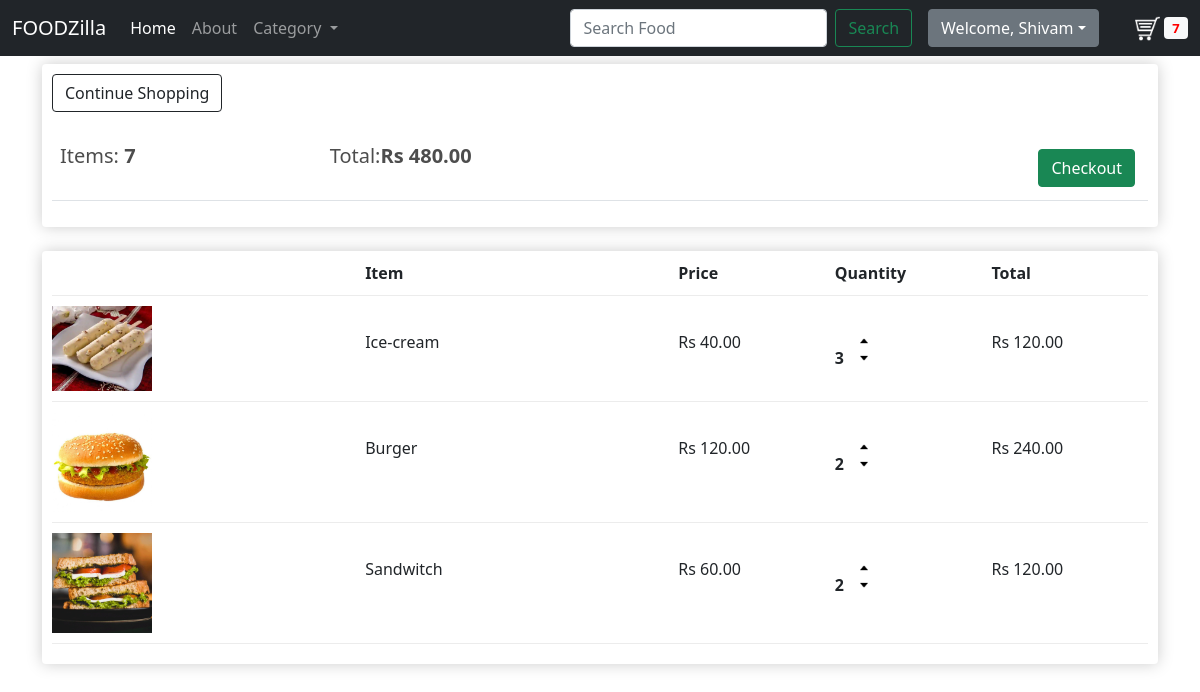
The page /cart/ (signed in) on the database its author committed.
### App/models.py (models this page shows, shortened)
class Order(models.Model):
    customer=models.ForeignKey(Customer,on_delete=models.SET_NULL,blank=True,null=True)
    ordered_date = models.DateTimeField(auto_now_add=True)
    complete = models.BooleanField(default=True,blank=True,null=True)
    transaction_id = models.CharField(max_length=200,null=True)
    @property
    def get_cart_total(self):
        orderitems = self.orderitem_set.all()
        total = sum([item.get_total for item in orderitems])
        return total
    @property
    def get_cart_items(self):
        orderitems = self.orderitem_set.all()
        total = sum([item.quantity for item in orderitems])
        return total

class OrderItem(models.Model):
    product= models.ForeignKey(Product,on_delete=models.SET_NULL,blank=True,null=True)
    order= models.ForeignKey(Order,on_delete=models.SET_NULL,blank=True,null=True)
    quantity = models.IntegerField(default=0,null=True,blank=True)
    date_added = models.DateTimeField(auto_now_add=True)
    @property
    def get_total(self):
        total=self.product.price * self.quantity
        return total

class Product(models.Model):
    name= models.CharField(max_length=100,null=True)
    price = models.FloatField()
    image=models.ImageField(null=True,blank=True)
    @property
    def imageURL(self):
        try:
            url=self.image.url
        except:
            url=''
        return url

### App/views.py (the view)
# urls.py: url(r'^cart/',views.cart,name="cart"),
def cart(request):
    data= cartData(request)
    cartItems = data['cartItems']
    order = data['order']
    items = data['items']
    context = {'items':items, 'order':order, 'cartItems':cartItems}
    return render(request,'html/cart.html',context)

### App/utils.py (called while the page is built)
def cartData(request):
	if request.user.is_authenticated:
		customer = request.user.customer
		order, created = Order.objects.get_or_create(customer=customer, complete=False)
		items = order.orderitem_set.all()
		cartItems = order.get_cart_items
	else:
		cookieData = cookieCart(request)
		cartItems = cookieData['cartItems']
		order = cookieData['order']
		items = cookieData['items']
	return {'cartItems':cartItems ,'order':order, 'items':items}

### App/templates/html/cart.html (shortened to what this page needs)
{% extends 'html/base.html' %}
{% load static %}
{% block body %}
	<div class="row">
		<div class="col-lg-12 mt-2">
			<div class="box-element">
				<a  class="btn btn-outline-dark" href="{% url 'App:home' %}">Continue Shopping</a><br>
				<br>
				<table class="table">
					<tr>
						<th><h5>Items: <strong>{{order.get_cart_items}}</strong></h5></th>
						<th><h5>Total:<strong>Rs {{order.get_cart_total|floatformat:2}}</strong></h5></th>
						<th>
							<a  style="float:right; margin:5px;" class="btn btn-success" href="{% url 'App:checkout' %}">Checkout</a>
						</th>
					</tr>
				</table>
			</div>
			<br>
			<div class="box-element">
				<div class="cart-row">
					<div style="flex:2"></div>
					<div style="flex:2"><strong>Item</strong></div>
					<div style="flex:1"><strong>Price</strong></div>
					<div style="flex:1"><strong>Quantity</strong></div>
					<div style="flex:1"><strong>Total</strong></div>
				</div>
				{% for item in items %}
				<div class="cart-row">
					<div style="flex:2"><img class="row-image" src="{{item.product.imageURL}}"></div>
					<div style="flex:2"><p class="pt-4">{{item.product.name}}</p></div>
					<div style="flex:1"><p class="pt-4">Rs {{item.product.price|floatformat:2}}</p></div>
					<div style="flex:1">
						<p class="quantity pt-4">{{item.quantity}}</p>
						<div class="quantity pt-4">
							<img data-product="{{item.product.id}}" data-action="add" class="chg-quantity update-cart" src="{% static 'images/arrowup.png' %}">
							<img data-product="{{item.product.id}}" data-action="remove" class="chg-quantity update-cart" src="{% static 'images/arrowdown.png' %}">
						</div>
					</div>
					<div style="flex:1"><p class="pt-4">Rs {{item.get_total|floatformat:2}}</p></div>
				</div>
				{% endfor %}
			</div>
		</div>
	</div>
{%endblock body%}

### App/templates/html/base.html (shortened to what this page needs)
<!DOCTYPE html>
{% load static %}
<html lang="en">
<head>
    <link rel="stylesheet" href="{% static 'css/store.css' %}">
    <link href="https://cdn.jsdelivr.net/npm/bootstrap@5.0.0-beta1/dist/css/bootstrap.min.css" rel="stylesheet">
</head>
<body>
    <nav class="navbar navbar-expand-lg navbar-dark bg-dark">
        <div class="container-fluid">
            <a class="navbar-brand" href="#">FOODZilla</a>
            <div class="collapse navbar-collapse" id="navbarSupportedContent">
            <ul class="navbar-nav me-auto mb-2 mb-lg-0">
                <li class="nav-item">
                <a class="nav-link active" aria-current="page" href="{% url 'App:home' %}">Home</a>
                </li>
                <li class="nav-item">
                <a class="nav-link" href="#">About</a>
                </li>
                <li class="nav-item dropdown">
                <a class="nav-link dropdown-toggle" href="#" id="navbarDropdown" role="button" data-bs-toggle="dropdown" aria-expanded="false">
                    Category
                </a>
                </li>
            </ul>
            <form class="d-flex">
                <input class="form-control me-2" type="search" placeholder="Search Food" aria-label="Search">
                <button class="btn btn-outline-success" type="submit">Search</button>
            </form>
            {% if user.is_authenticated %}
                <div class="dropdown mx-3">
                <button class="btn btn-secondary dropdown-toggle" type="button" id="dropdownMenuButton" data-bs-toggle="dropdown" aria-expanded="false">
                Welcome, {{user}}</button>
                </div>
            {% else %}
                <button type="button" class="btn btn-primary mx-3" data-bs-toggle="modal" data-bs-target="#login">Login</button>
            {% endif %}
            <ul class="navbar-nav mb-2 mb-lg-0">
                <li class="nav-item">
                    <a href="{% url 'App:cart' %}">
                        <img id="cart-icon" src="{% static 'images/cart-34.png' %}"></a>
                        <span style="color:red ;font-size:13px;" class="badge bg-light">{{cartItems}}</span>
                </li>
            </ul>
            </div>
        </div>
    </nav>
    <div class="container">
        {% block body %}
        {% endblock body %}
    </div>
</body>
</html>

### App/static/css/store.css (style rules this page uses)
body { color: red; }
h1,h2,h3,h4,h5,h6 { color:hsl(0, 0%, 30%); }
.box-element { box-shadow:hsl(0, 0%, 80%) 0 0 16px; background-color: #fff; border-radius: 4px; padding: 10px; }
.bg-dark { background-color: #4f868c!important; }
#cart-icon { width:25px; display: inline-block; margin-left: 20px; text-align: center; }
.col-lg-4, .col-lg-6, .col-lg-8, .col-lg-12 { margin-top: 10px; }
.btn { border-radius: 0; }
.row-image { width: 100px; }
.cart-row { display: flex; align-items: flex-stretch; padding-bottom: 10px; margin-bottom: 10px; border-bottom: 1px solid #ececec; }
.quantity { display: inline-block; font-weight: 700; padding-right:10px; }
.chg-quantity { width: 12px; cursor: pointer; display: block; margin-top: 5px; transition:.1s; }

### rows shown on the page
Order: get_cart_items "7", get_cart_total "480.00"
OrderItem: product.imageURL (picture), product.name "Ice-cream", product.price "40.00", quantity "3", get_total "120.00"
OrderItem: product.imageURL (picture), product.name "Burger", product.price "120.00", quantity "2", get_total "240.00"
OrderItem: product.imageURL (picture), product.name "Sandwitch", product.price "60.00", quantity "2", get_total "120.00"

### other values the page prints
{{ user }} "Shivam"
{{ cartItems }} "7"
